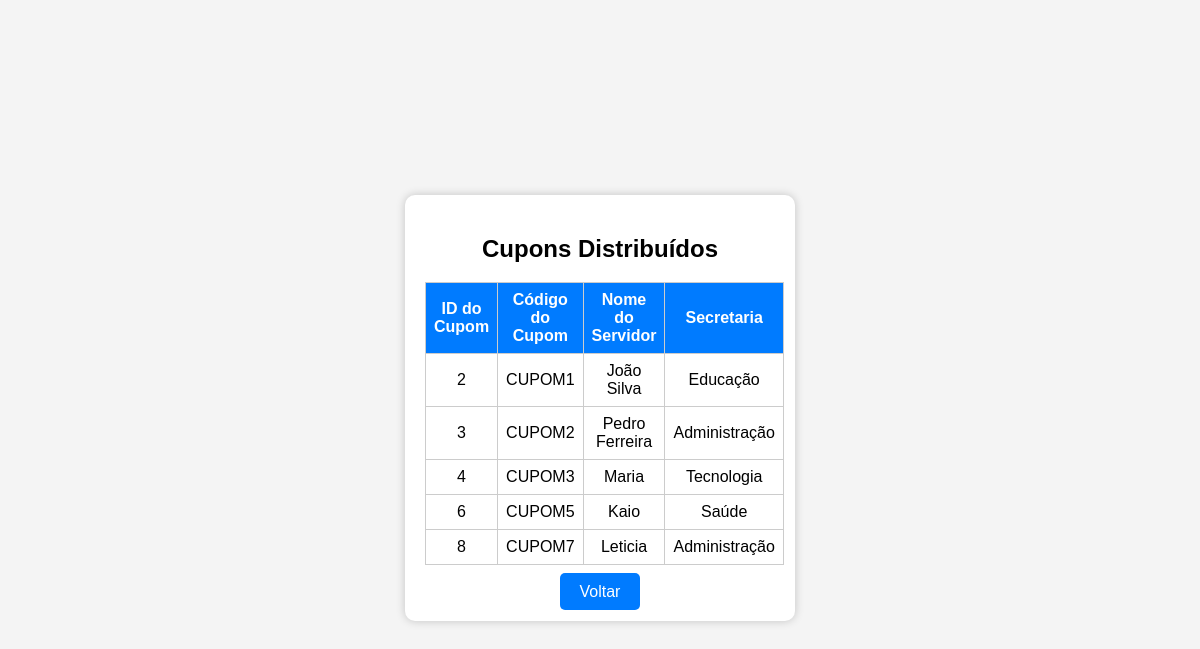
/listar_cupons.php, run on the app's committed database.
### tables this page shows
CREATE TABLE `cupons` (
  `id` int(11) NOT NULL,
  `codigo` varchar(20) NOT NULL,
  `servidor_id` int(11) UNSIGNED DEFAULT NULL
);

CREATE TABLE `servidores` (
  `id` int(11) UNSIGNED NOT NULL,
  `cpf` varchar(11) NOT NULL,
  `nome` varchar(100) NOT NULL,
  `secretaria` varchar(100) NOT NULL
);

### listar_cupons.php (the view, shortened to what this page needs)
<?php
require "db.php";
$sql = "SELECT c.id AS cupom_id, c.codigo, s.nome, s.secretaria
        FROM cupons c
        INNER JOIN servidores s ON c.servidor_id = s.id
        ORDER BY c.id ASC";
$result = $conn->query($sql);
?>
<!DOCTYPE html>
<html lang="pt-br">
<head>
    <link rel="stylesheet" href="style.css">
</head>
<body>
<div class="container">
    <h2>Cupons Distribuídos</h2>
    <table>
        <thead>
            <tr>
                <th>ID do Cupom</th>
                <th>Código do Cupom</th>
                <th>Nome do Servidor</th>
                <th>Secretaria</th>
            </tr>
        </thead>
        <tbody>
            <?php
            if ($result->num_rows > 0) {
                while ($row = $result->fetch_assoc()) {
                    echo "<tr>
                            <td>{$row['cupom_id']}</td>
                            <td>{$row['codigo']}</td>
                            <td>{$row['nome']}</td>
                            <td>{$row['secretaria']}</td>
                          </tr>";
                }
            } else {
                echo "<tr><td colspan='4'>Nenhum cupom distribuído ainda.</td></tr>";
            }
            ?>
        </tbody>
    </table>
    <br>
    <a href="index.php" class="btn-azul">Voltar</a>
</div>
</body>
</html>

### style.css (style rules this page uses)
body { font-family: Arial, sans-serif; background: #f4f4f4; display:flex; justify-content:center; align-items:center; height:100vh; }
.container { background:#fff; padding:20px; border-radius:10px; box-shadow:0 0 10px rgba(0,0,0,0.2); width:350px; text-align:center; }
.btn-azul { padding: 10px 20px; background: #007BFF; border: none; color: #fff; border-radius: 5px; cursor: pointer; text-decoration: none; }
table { width: 100%; border-collapse: collapse; margin-top: 15px; }
table, th, td { border: 1px solid #ccc; }
th, td { padding: 8px; text-align: center; }
th { background-color: #007BFF; color: #fff; }

### data on the page
cupons: id "2", codigo "CUPOM1", servidor.nome "João Silva", servidor.secretaria "Educação"
cupons: id "3", codigo "CUPOM2", servidor.nome "Pedro Ferreira", servidor.secretaria "Administração"
cupons: id "4", codigo "CUPOM3", servidor.nome "Maria", servidor.secretaria "Tecnologia"
cupons: id "6", codigo "CUPOM5", servidor.nome "Kaio", servidor.secretaria "Saúde"
cupons: id "8", codigo "CUPOM7", servidor.nome "Leticia", servidor.secretaria "Administração"
